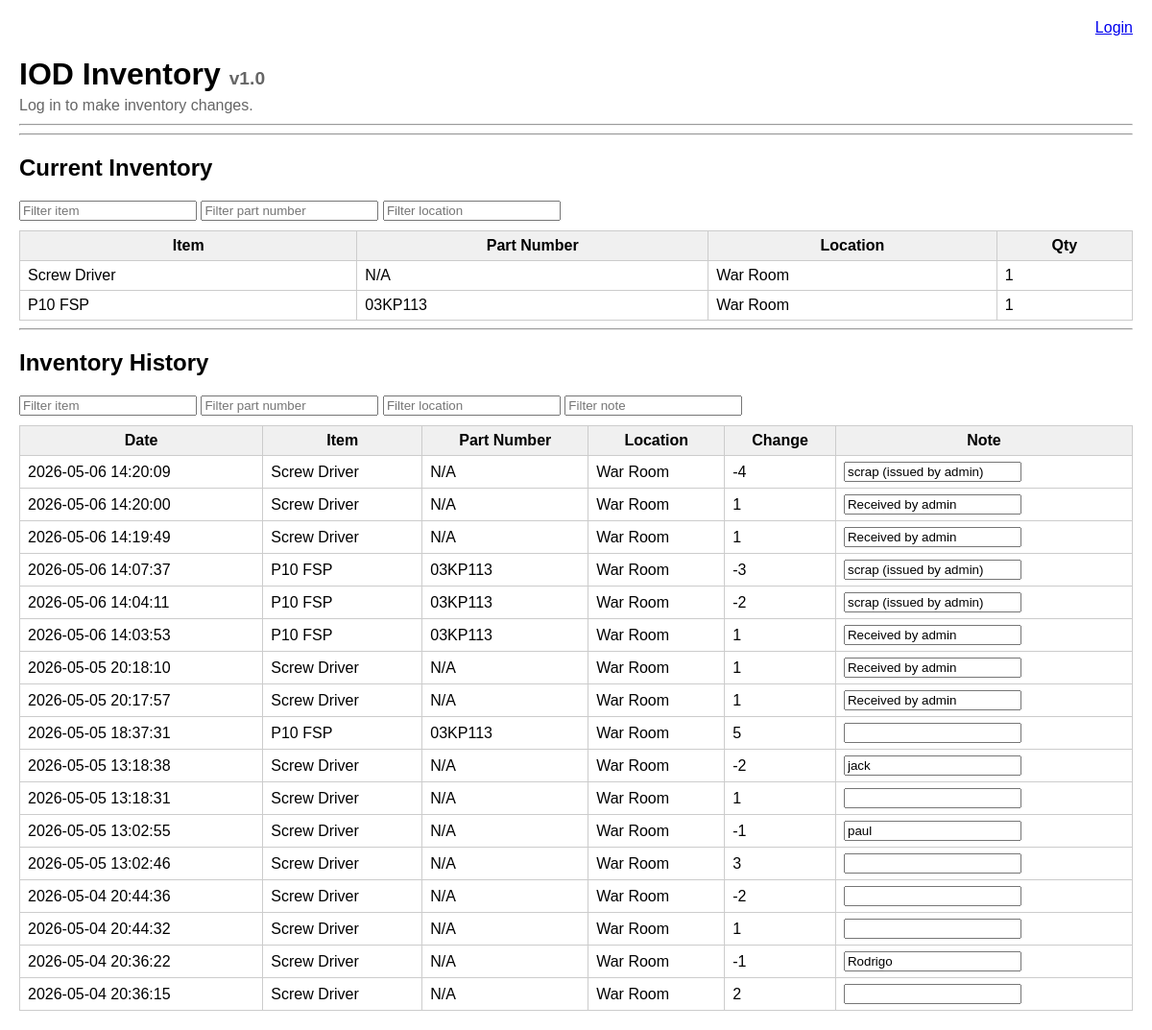
The page / on the database its author committed.
### app/models.py (models this page shows)
class Inventory(Base):
    __tablename__ = "inventory"
    id = Column(Integer, primary_key=True)
    item_id = Column(Integer, nullable=False)
    location_id = Column(Integer, nullable=False)
    quantity = Column(Integer, nullable=False)

class Item(Base):
    __tablename__ = "items"
    id = Column(Integer, primary_key=True)
    name = Column(String, unique=True, nullable=False)
    category = Column(String)
    part_number = Column(String)
    min_quantity = Column(Integer, default=0)

class Location(Base):
    __tablename__ = "locations"
    id = Column(Integer, primary_key=True)
    name = Column(String, unique=True, nullable=False)

class InventoryTransaction(Base):
    __tablename__ = "inventory_transactions"
    id = Column(Integer, primary_key=True)
    item_id = Column(Integer, nullable=False)
    location_id = Column(Integer, nullable=False)
    change = Column(Integer, nullable=False)
    note = Column(String)
    created_at = Column(
        DateTime(timezone=True),
        server_default=func.now()
    )

### app/main.py (the view)
@app.get("/", response_class=HTMLResponse)
def home(request: Request):
    db = SessionLocal()
    current_user = get_current_user(request)
    items = db.query(models.Item).all()
    locations = db.query(models.Location).all()
    inventory_rows = (
        db.query(models.Inventory, models.Item, models.Location)
        .join(models.Item, models.Inventory.item_id == models.Item.id)
        .join(models.Location, models.Inventory.location_id == models.Location.id)
        .all()
    )
    history_rows = (
        db.query(
            models.InventoryTransaction,
            models.Item,
            models.Location,
        )
        .join(
            models.Item,
            models.InventoryTransaction.item_id == models.Item.id,
        )
        .join(
            models.Location,
            models.InventoryTransaction.location_id == models.Location.id,
        )
        .order_by(models.InventoryTransaction.created_at.desc())
        .all()
    )
    db.close()
    context = {
        "request": request,
        "current_user": current_user,   # ✅ REQUIRED FOR LOGIN STATE
        "items": items,
        "locations": locations,
        "inventory_rows": inventory_rows,
        "history_rows": history_rows,
    }
    html = templates.get_template("index.html").render(context)
    return HTMLResponse(html)

### app/templates/index.html (shortened to what this page needs)
<!DOCTYPE html>
<html>
<head>
</head>
<body>
<div class="top-bar">
{% if current_user %}
    Logged in as <strong>{{ current_user.username }}</strong> ({{ current_user.role }})
    |
    <a href="/logout">Logout</a>
{% else %}
    <a href="/login">Login</a>
{% endif %}
</div>
<h1>IOD Inventory <span style="font-size:0.6em;color:#666;">v1.0</span></h1>
{% if not current_user %}
<div class="hint">Log in to make inventory changes.</div>
{% endif %}
<hr>
<hr>
<h2>Current Inventory</h2>
<input id="inv-filter-item" placeholder="Filter item">
<input id="inv-filter-part" placeholder="Filter part number">
<input id="inv-filter-location" placeholder="Filter location">
<table id="inventory-table">
<thead>
<tr>
<th data-sort="text">Item</th>
<th data-sort="text">Part Number</th>
<th data-sort="text">Location</th>
<th data-sort="number">Qty</th>
</tr>
</thead>
<tbody>
{% for inventory, item, location in inventory_rows %}
<tr
data-item="{{ item.name|lower }}"
data-part="{{ (item.part_number or '')|lower }}"
data-location="{{ location.name|lower }}"
>
<td>{{ item.name }}</td>
<td>{{ item.part_number or "—" }}</td>
<td>{{ location.name }}</td>
<td>{{ inventory.quantity }}</td>
</tr>
{% endfor %}
</tbody>
</table>
<hr>
<h2>Inventory History</h2>
<input id="hist-filter-item" placeholder="Filter item">
<input id="hist-filter-part" placeholder="Filter part number">
<input id="hist-filter-location" placeholder="Filter location">
<input id="hist-filter-note" placeholder="Filter note">
<table id="history-table">
<thead>
<tr>
<th data-sort="date">Date</th>
<th data-sort="text">Item</th>
<th data-sort="text">Part Number</th>
<th data-sort="text">Location</th>
<th data-sort="number">Change</th>
<th>Note</th>
</tr>
</thead>
<tbody>
{% for history, item, location in history_rows %}
<tr
data-item="{{ item.name|lower }}"
data-part="{{ (item.part_number or '')|lower }}"
data-location="{{ location.name|lower }}"
data-note="{{ (history.note or '')|lower }}"
>
<td>{{ history.created_at }}</td>
<td>{{ item.name }}</td>
<td>{{ item.part_number or "—" }}</td>
<td>{{ location.name }}</td>
<td>{{ history.change }}</td>
<td>
<input id="note-{{ history.id }}"
value="{{ history.note or '' }}"
{% if not current_user or current_user.role=="viewer" %}readonly{% endif %}>
</td>
</tr>
{% endfor %}
</tbody>
</table>
</body>
</html>

### app/templates/index.html (style rules this page uses)
body { font-family: Arial, sans-serif; margin: 20px; }
h1 { margin-bottom: 5px; }
table { border-collapse: collapse; width: 100%; margin-top: 10px; }
th, td { border: 1px solid #ccc; padding: 6px 8px; }
th { background-color: #f0f0f0; cursor: pointer; }
.top-bar { text-align: right; margin-bottom: 15px; }
.hint { color: #666; margin-bottom: 10px; }

### rows shown on the page
Inventory: name "Screw Driver", part_number "N/A", name "War Room", quantity "1"
Inventory: name "P10 FSP", part_number "03KP113", name "War Room", quantity "1"
InventoryTransaction: created_at "2026-05-06 14:20:09", name "Screw Driver", part_number "N/A", name "War Room", change "-4", note "scrap (issued by admin)"
InventoryTransaction: created_at "2026-05-06 14:20:00", name "Screw Driver", part_number "N/A", name "War Room", change "1", note "Received by admin"
InventoryTransaction: created_at "2026-05-06 14:19:49", name "Screw Driver", part_number "N/A", name "War Room", change "1", note "Received by admin"
InventoryTransaction: created_at "2026-05-06 14:07:37", name "P10 FSP", part_number "03KP113", name "War Room", change "-3", note "scrap (issued by admin)"
InventoryTransaction: created_at "2026-05-06 14:04:11", name "P10 FSP", part_number "03KP113", name "War Room", change "-2", note "scrap (issued by admin)"
InventoryTransaction: created_at "2026-05-06 14:03:53", name "P10 FSP", part_number "03KP113", name "War Room", change "1", note "Received by admin"
InventoryTransaction: created_at "2026-05-05 20:18:10", name "Screw Driver", part_number "N/A", name "War Room", change "1", note "Received by admin"
InventoryTransaction: created_at "2026-05-05 20:17:57", name "Screw Driver", part_number "N/A", name "War Room", change "1", note "Received by admin"
InventoryTransaction: created_at "2026-05-05 18:37:31", name "P10 FSP", part_number "03KP113", name "War Room", change "5"
InventoryTransaction: created_at "2026-05-05 13:18:38", name "Screw Driver", part_number "N/A", name "War Room", change "-2", note "jack"
InventoryTransaction: created_at "2026-05-05 13:18:31", name "Screw Driver", part_number "N/A", name "War Room", change "1"
InventoryTransaction: created_at "2026-05-05 13:02:55", name "Screw Driver", part_number "N/A", name "War Room", change "-1", note "paul"
InventoryTransaction: created_at "2026-05-05 13:02:46", name "Screw Driver", part_number "N/A", name "War Room", change "3"
InventoryTransaction: created_at "2026-05-04 20:44:36", name "Screw Driver", part_number "N/A", name "War Room", change "-2"
InventoryTransaction: created_at "2026-05-04 20:44:32", name "Screw Driver", part_number "N/A", name "War Room", change "1"
InventoryTransaction: created_at "2026-05-04 20:36:22", name "Screw Driver", part_number "N/A", name "War Room", change "-1", note "Rodrigo"
InventoryTransaction: created_at "2026-05-04 20:36:15", name "Screw Driver", part_number "N/A", name "War Room", change "2"
